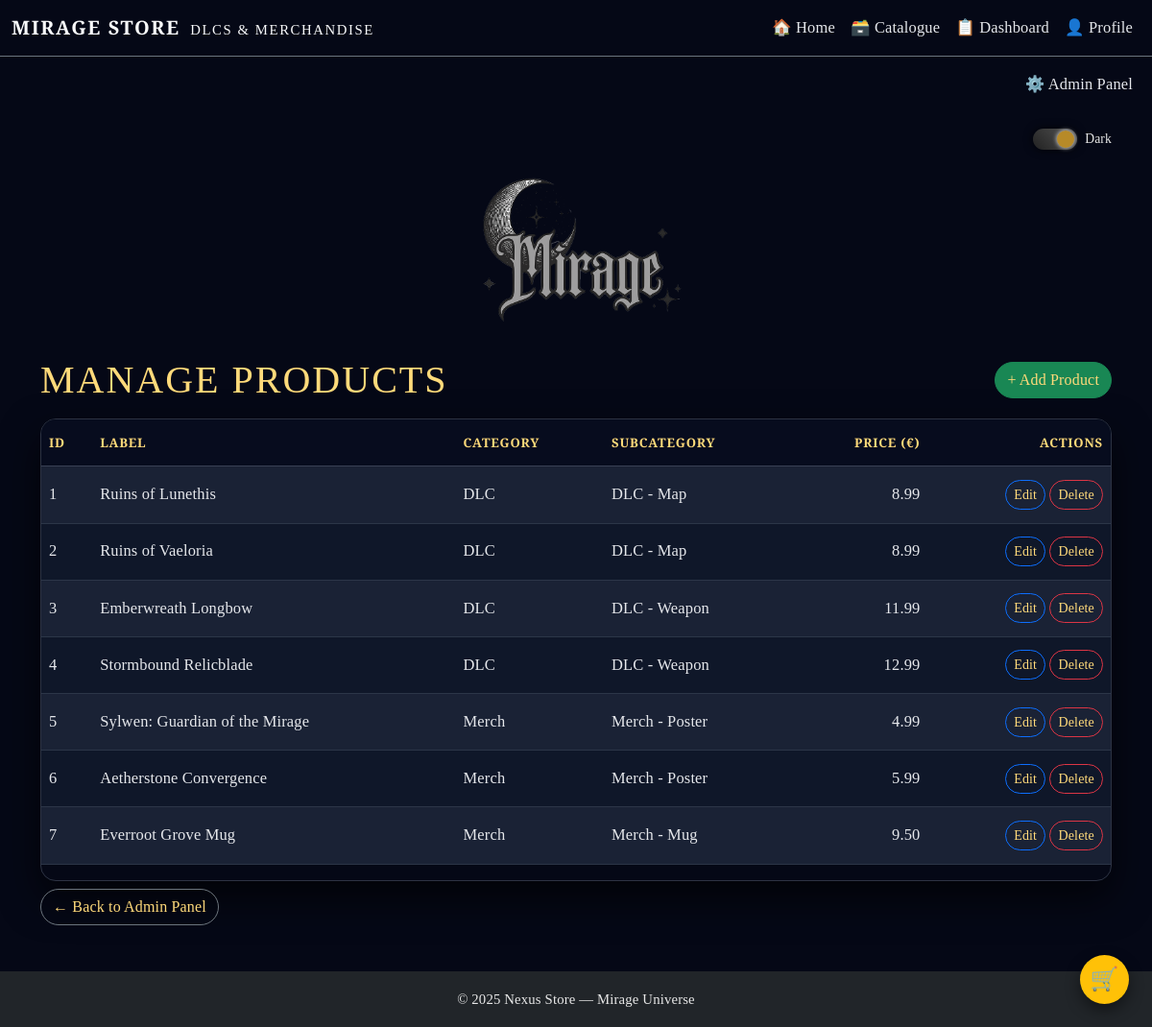
Screenshot of /manage/items/ (signed in) with the database file from the repository.
### core/models.py (models this page shows, shortened)
class Item(models.Model):
    label = models.CharField(max_length=100)
    category = models.ForeignKey(
        Category,
        on_delete=models.PROTECT,
        related_name="items",
    )
    subcategory = models.ForeignKey(
        SubCategory,
        on_delete=models.PROTECT,
        related_name="items",
    )
    description = models.TextField(blank=True)
    price = models.DecimalField(max_digits=7, decimal_places=2)
    element = models.CharField(max_length=30, blank=True)
    reality_fragment = models.CharField(max_length=50, blank=True)
    rarity = models.CharField(
        max_length=20,
        choices=RARITY_CHOICES,
        default="common",
    )
    image_url = models.CharField(
        max_length=200,
        blank=True,
        help_text="Path under static/, e.g. 'images/items/emberwreath-longbow.png'",
    )
    created_at = models.DateTimeField(auto_now_add=True)

class Category(models.Model):
    label = models.CharField(max_length=50)
    url_name = models.SlugField(unique=True)
    class Meta:
        verbose_name_plural = "Categories"
    def __str__(self):
        return self.label

class SubCategory(models.Model):
    category = models.ForeignKey(
        Category,
        on_delete=models.CASCADE,
        related_name="subcategories",
    )
    label = models.CharField(max_length=50)
    url_name = models.SlugField(unique=True)
    def __str__(self):
        return f"{self.category.label} - {self.label}"

### core/views.py (the view)
# urls.py: path("manage/items/", views.admin_items_list, name="admin_items_list"),
@role_required("Owner", "Employee")
def admin_items_list(request):
    items = Item.objects.all().order_by("id")
    return render(request, "admin/items_list.html", {"items": items})

### core/views.py (called while the page is built, shortened)
def role_required(*roles):
    def decorator(view_func):
        @wraps(view_func)
        @login_required
        def _wrapped(request, *args, **kwargs):
            user = request.user
            if user.is_superuser:
                return view_func(request, *args, **kwargs)
        return _wrapped
    return decorator

### core/templates/admin/items_list.html (shortened to what this page needs)
{% extends "core/layout.html" %}
{% block content %}
<div class="d-flex justify-content-between align-items-center mb-3">
  <h1 class="page-title mb-0">Manage Products</h1>
  <a href="{% url 'admin_item_create' %}" class="btn btn-success">+ Add Product</a>
</div>
<div class="table-responsive">
  <table class="table table-striped align-middle">
    <thead>
      <tr>
        <th>ID</th>
        <th>Label</th>
        <th>Category</th>
        <th>Subcategory</th>
        <th class="text-end">Price (€)</th>
        <th class="text-end">Actions</th>
      </tr>
    </thead>
    <tbody>
      {% for item in items %}
      <tr>
        <td>{{ item.id }}</td>
        <td>{{ item.label }}</td>
        <td>{{ item.category }}</td>
        <td>{{ item.subcategory|default:"—" }}</td>
        <td class="text-end">{{ item.price }}</td>
        <td class="text-end">
          <a class="btn btn-sm btn-outline-primary" href="{% url 'admin_item_edit' item.id %}">Edit</a>
          <a class="btn btn-sm btn-outline-danger" href="{% url 'admin_item_delete' item.id %}">Delete</a>
        </td>
      </tr>
      {% empty %}
      <tr>
        <td colspan="6" class="text-center text-muted py-4">No items found.</td>
      </tr>
      {% endfor %}
    </tbody>
  </table>
</div>
<a href="{% url 'admin_panel' %}" class="btn btn-outline-secondary mt-2">← Back to Admin Panel</a>
{% endblock %}

### core/static/css-files/global.css (style rules this page uses)
*, *::before, *::after { box-sizing: border-box; }
body { font-family: "Cormorant Garamond", system-ui, -apple-system, BlinkMacSystemFont, "Segoe UI", sans-serif; }
.mirage-hero-title, .navbar-brand, .page-title { font-family: "Cinzel", serif; letter-spacing: 0.08em; text-transform: uppercase; }
html { font-size: 16px; }
body { font-size: 1.03rem; line-height: 1.6; font-weight: 500; -webkit-font-smoothing: antialiased; text-rendering: optimizeLegibility; }
.mirage-hero-title, .navbar-brand, .page-title { font-family: "Cinzel Decorative", "Cinzel", serif; }
:root { --mirage-font-body: "Cormorant Garamond", serif; --mirage-font-display: "Cinzel Decorative", "Cinzel", serif; }
body { font-family: var(--mirage-font-body); letter-spacing: 0.01em; }
h1, h2, h3, h4, h5, h6, .page-title, .mirage-hero-title { font-family: var(--mirage-font-display); letter-spacing: 0.05em; }
button, .btn, input, select, textarea, .table { font-family: var(--mirage-font-body); }
.btn { border-radius: 999px; transition: transform 160ms ease, box-shadow 160ms ease, filter 160ms ease; }
.table { background: transparent; }
body.dark-theme .table, body.dark-theme .table th, body.dark-theme .table td { color: #e5e7eb; }

### core/static/css-files/theme-dark.css (style rules this page uses)
body.dark-theme { background-color: #050816; color: #f3f4f6; }
body.dark-theme h1, body.dark-theme h2, body.dark-theme h3, body.dark-theme h4, body.dark-theme h5, body.dark-theme h6 { color: #ffda7a; }
body.dark-theme a { color: #ffda7a; text-decoration: none; }
body.dark-theme .page-title { color: #ffda7a; }
body.dark-theme .table { color: #e5e7eb; --bs-table-bg: transparent; --bs-table-striped-bg: rgba(148, 163, 184, 0.08); --bs-table-hover-bg: rgba(255, 218, 122, 0.10); border-color: rgba(148, 163, 184, 0.25); }
body.dark-theme .table thead th { color: #ffda7a; border-bottom-color: rgba(148, 163, 184, 0.35); }
body.dark-theme .table td, body.dark-theme .table th { border-color: rgba(148, 163, 184, 0.22); }
body.dark-theme .table-responsive { border-radius: 16px; overflow: hidden; border: 1px solid rgba(148, 163, 184, 0.28); box-shadow: 0 18px 40px rgba(0, 0, 0, 0.65); }
body.dark-theme table.table { background: rgba(15, 23, 42, 0.88) !important; --bs-table-bg: rgba(15, 23, 42, 0.88); --bs-table-color: #e5e7eb; --bs-table-border-color: rgba(148, 163, 184, 0.22); --bs-table-striped-bg: rgba(148, 163, 184, 0.08); --bs-table-hover-bg: rgba(255, 218, 122, 0.10); }
body.dark-theme table.table thead th { color: #ffda7a !important; font-weight: 700; letter-spacing: 0.06em; text-transform: uppercase; font-size: 0.82rem; background: rgba(2, 6, 23, 0.55); }
body.dark-theme table.table td, body.dark-theme table.table th { padding-top: 0.85rem; padding-bottom: 0.85rem; }

### rows the page displays
Item: id "1", label "Ruins of Lunethis", category "DLC", subcategory "DLC - Map", price "8.99"
Item: id "2", label "Ruins of Vaeloria", category "DLC", subcategory "DLC - Map", price "8.99"
Item: id "3", label "Emberwreath Longbow", category "DLC", subcategory "DLC - Weapon", price "11.99"
Item: id "4", label "Stormbound Relicblade", category "DLC", subcategory "DLC - Weapon", price "12.99"
Item: id "5", label "Sylwen: Guardian of the Mirage", category "Merch", subcategory "Merch - Poster", price "4.99"
Item: id "6", label "Aetherstone Convergence", category "Merch", subcategory "Merch - Poster", price "5.99"
Item: id "7", label "Everroot Grove Mug", category "Merch", subcategory "Merch - Mug", price "9.50"
